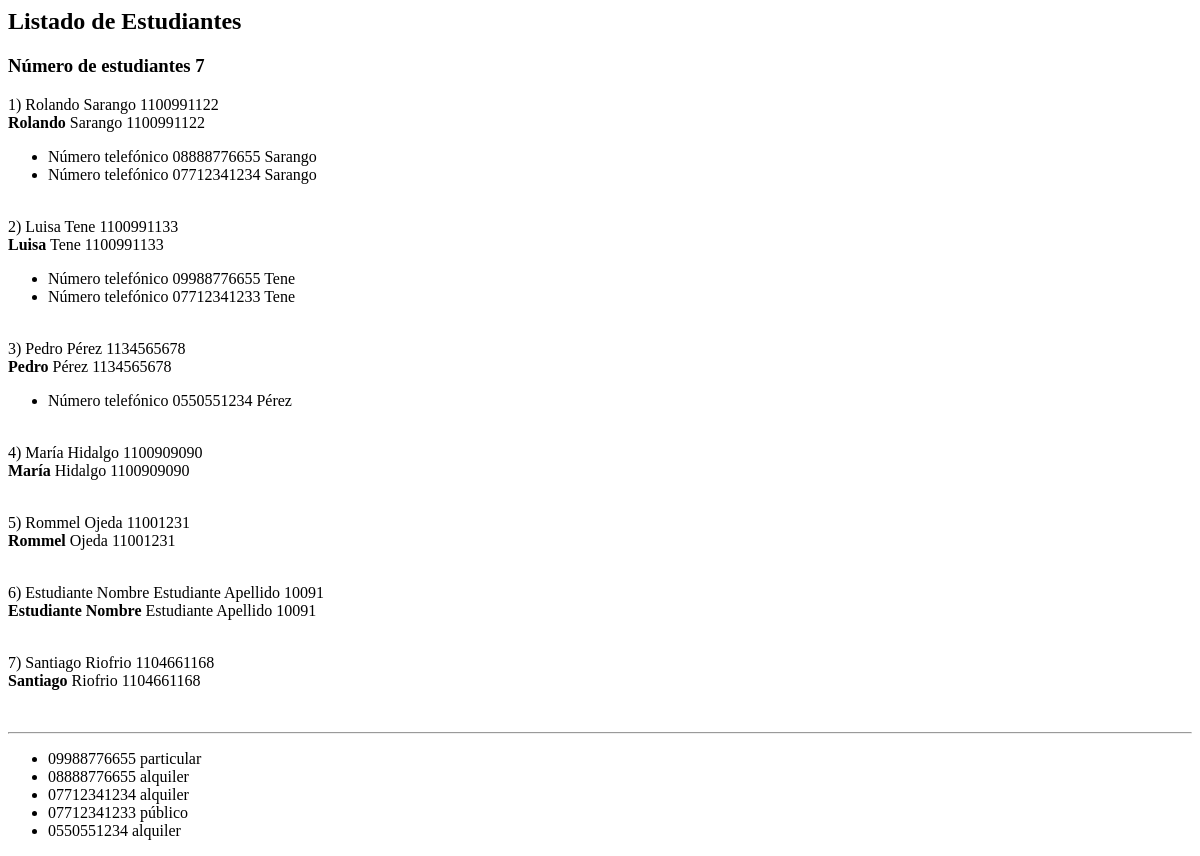
The app's page /administrativo/listado/estudiantes/dos, older data.
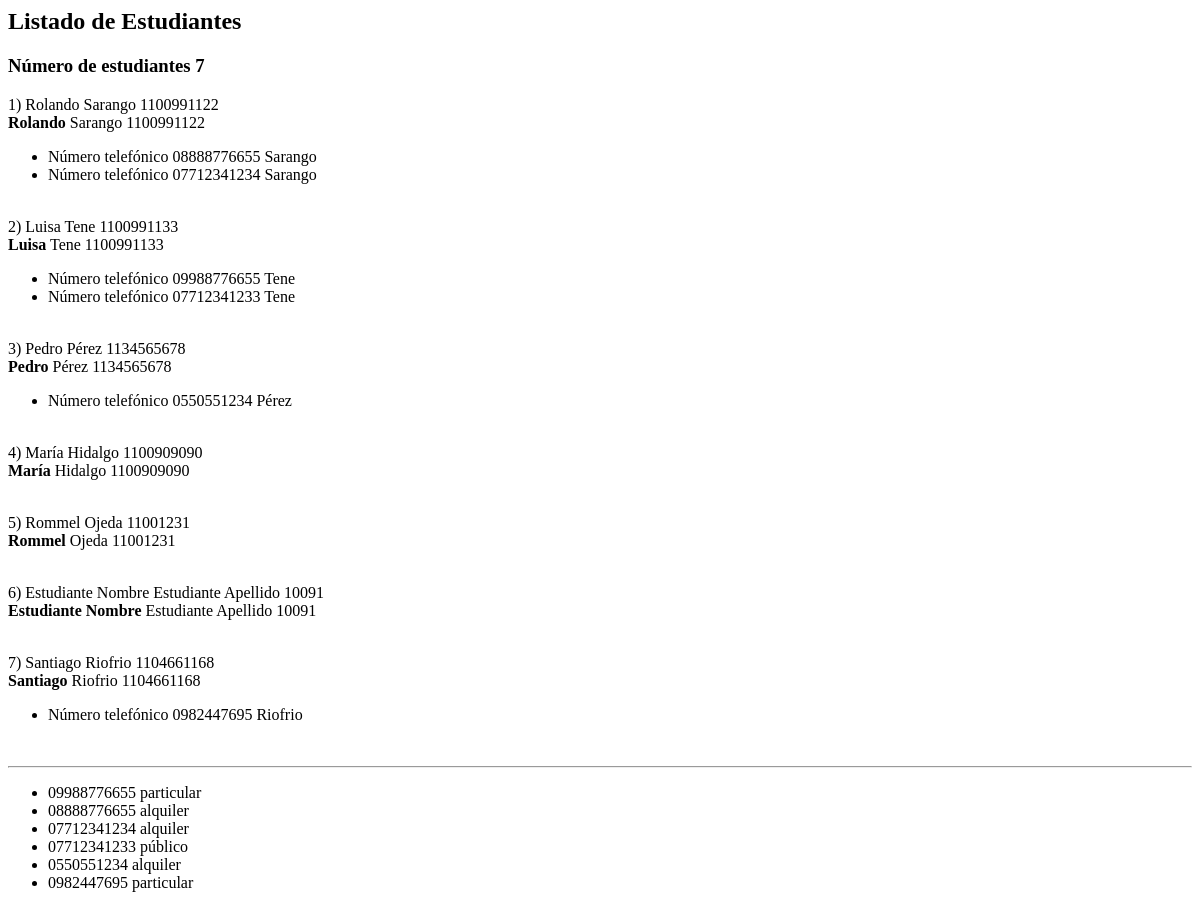
The same page, newer data.
### administrativo/models.py (models this page shows)
class Estudiante(models.Model):
    nombre = models.CharField(max_length=30)
    apellido = models.CharField(max_length=30)
    cedula = models.CharField(max_length=30, unique=True)
    def __str__(self):
        return "%d) %s %s %s" % (self.id, self.nombre,
                self.apellido,
                self.cedula)

class NumeroTelefonico(models.Model):
    telefono = models.CharField(max_length=100)
    tipo = models.CharField(max_length=100)
    estudiante = models.ForeignKey(Estudiante, on_delete=models.CASCADE,
    related_name="mis_numeros_telefonicos")
    def __str__(self):
        return "%s %s" % (self.telefono, self.tipo)

### administrativo/views.py (the view)
# urls.py: path('listado/estudiantes/dos', views.listadoEstudiantesDos,
def listadoEstudiantesDos(request):
    estudiantes = Estudiante.objects.all()
    mis_numeros_telefonicos = NumeroTelefonico.objects.all()
    informacion_template = {'estudiantes': estudiantes,
    'numero_estudiantes': len(estudiantes),
    'mis_numeros_telefonicos': mis_numeros_telefonicos}
    return render(request, 'listadoEstudiantesDos.html', informacion_template)

### administrativo/templates/listadoEstudiantesDos.html (shortened to what this page needs)
<h2>Listado de Estudiantes</h2>
<h3>Número de estudiantes {{ numero_estudiantes }}</h3>
{% for e in estudiantes %}
  {{e}}
  <b>{{e.nombre}}</b> {{e.apellido}} {{e.cedula}}
  <ul>
  {% for numero in e.mis_numeros_telefonicos.all %}
      <li>
          Número telefónico {{numero.telefono}} {{ numero.estudiante.apellido }}<br/>
      </li>
  {% endfor %}
  </ul>
{% endfor %}
<hr>
<ul>
{% for e in mis_numeros_telefonicos %}
  <li>{{ e }} </li>
{% endfor %}
</ul>

Row changes from the older to the newer data that the page shows:
added NumeroTelefonico: telefono "0982447695", estudiante.apellido "Riofrio", telefono+tipo "0982447695 particular"
